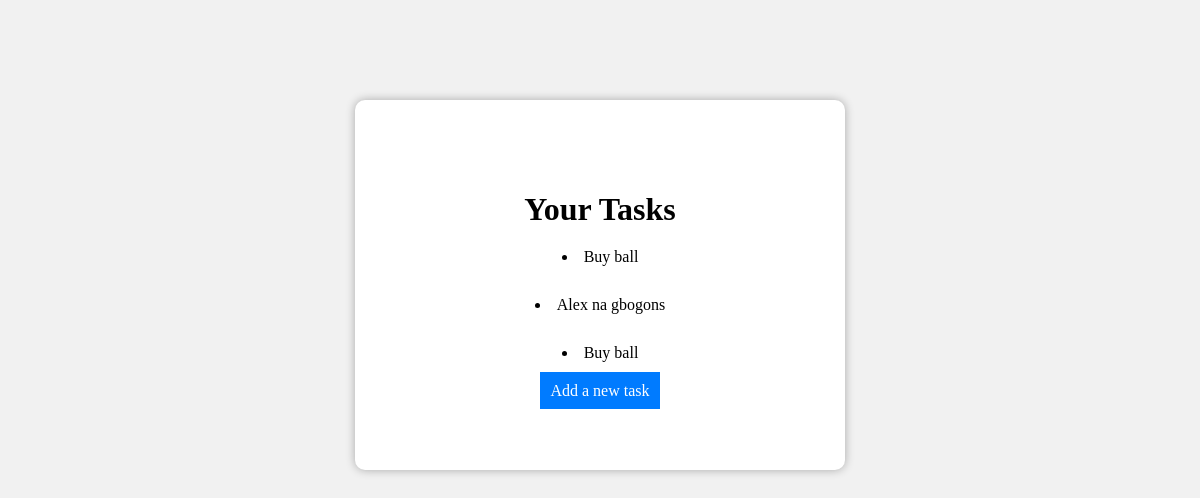
Before: /Todo/view (signed in) with the older database file.
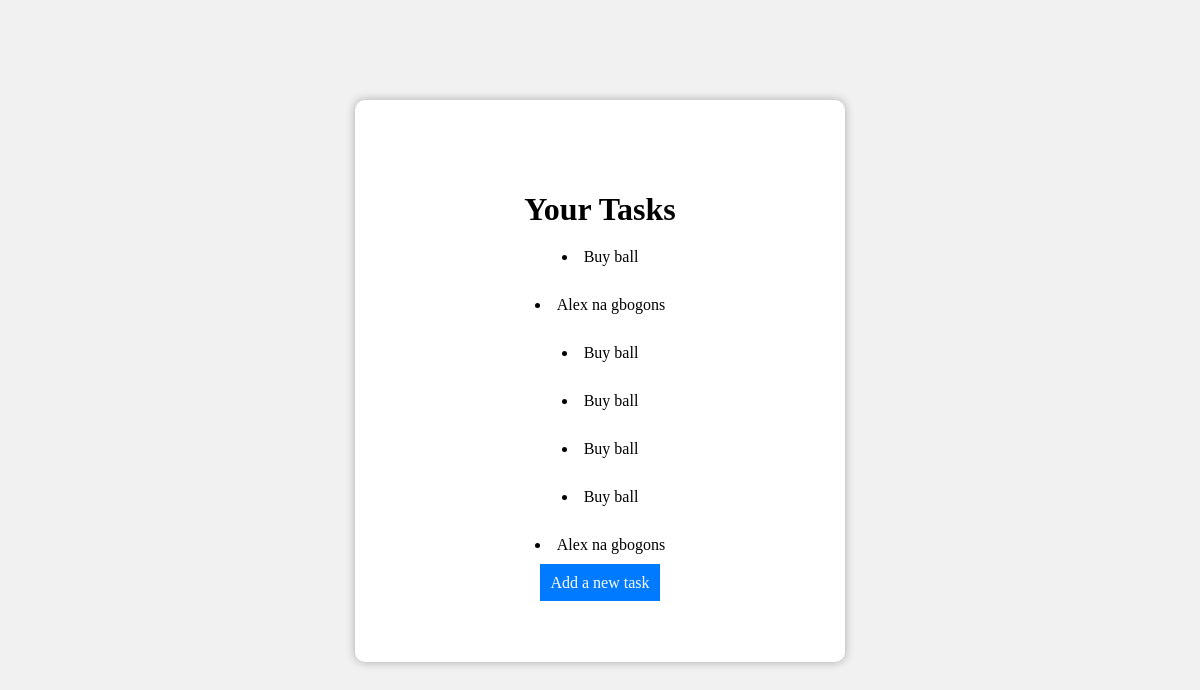
After: the same page with the newer database file.
### Todo/models.py (models this page shows)
class Task(models.Model):
    user = models.ForeignKey(User, on_delete=models.CASCADE, default='1')
    title = models.CharField(max_length=100)
    def __str__(self):
        return self.title

### Todo/views.py (the view)
# urls.py: path("view" , views.view ,name = "view")
def view(request):
    tasks = Task.objects.filter(user=request.user)
    return render(request , "task.html" , {
        "tasks" : tasks
    })

### Todo/templates/task.html (shortened to what this page needs)
{% load static %}
<!DOCTYPE html>
<html lang="en">
  <head>
    <link rel="stylesheet" href="{% static 'task.css' %}" />
  </head>
  <body>
    <div class="container">
      <h1>Your Tasks</h1>
      <div class="tasks">
        {% for task in tasks %}
        <li>{{ task }}</li>
        {% empty %}
        <p>NO task yet</p>
        {% endfor %}
      </div>
      <a href="{% url 'add' %}" class="add">Add a new task</a>
    </div>
  </body>
</html>

### Todo/static/task.css (style rules this page uses)
body { background-color: #f1f1f1; }
.container { max-width: 350px; margin: 100px auto; padding: 70px; border-radius: 10px; box-shadow: 0px 0px 10px rgba(0, 0, 0, 0.3); background-color: #fff; text-align: center; }
.container h1 { text-align: center; margin-bottom: 10px; }
.container li { padding: 10px; margin-bottom: 10px; }
.add { padding: 10px; background-color: #007bff; text-decoration: none; color: white; }

Changed rows visible on the page:
added Task: title "Buy ball"
added Task: title "Buy ball"
added Task: title "Buy ball"
added Task: title "Alex na gbogons"
